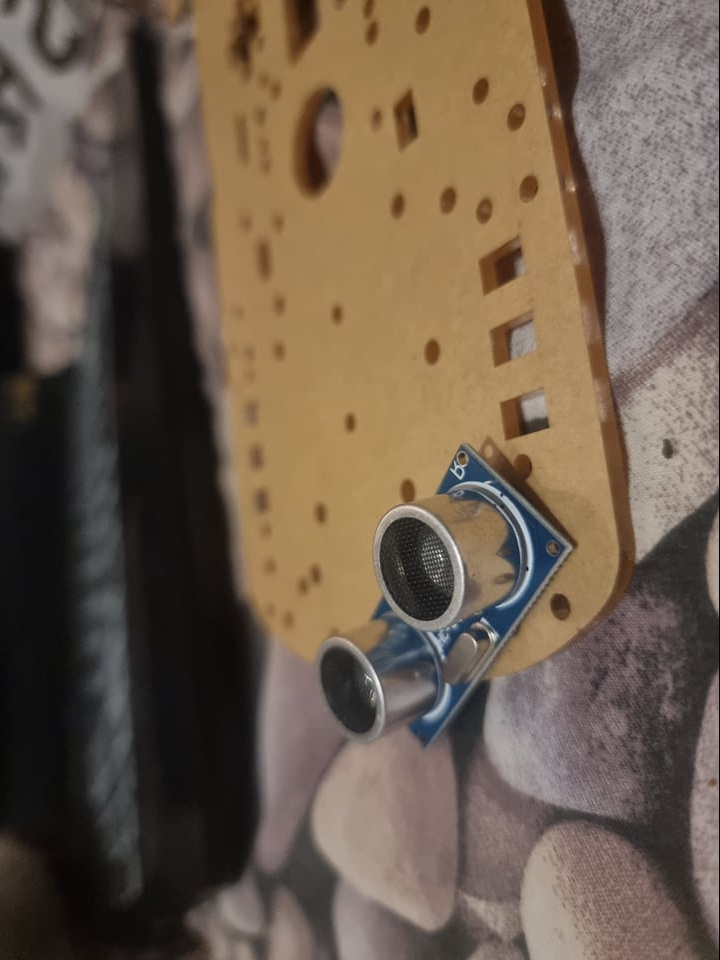
#> input picture data-augmentation/images/test/263971082_2169392249867592_454747525583500126_n-90-mirrored.jpg, 720 x 960 px, given as the content of the folder images/traindata/, which was not available
$ python augment.py
#> lines starting #> are read from the running program, lines starting #| are printed output that depends on the picture; pictures that were not available may be replaced by others from this repository, and a replacement may not be noted
import imutils
import cv2
import os
import re

anglelist = [0,90,180,270]

def imagedrehen(pathtoimage,pathout, name):
#> called with pathout = 'images/train/'
    image = cv2.imread(pathtoimage)
#> image is the input picture: shape (960, 720, 3); mean B, G, R 77.5, 92.5, 108.1
    for angle in anglelist:
        rotated = imutils.rotate_bound(image, angle)
        cv2.waitKey(0)
        cv2.imwrite(pathout+name[:-4] + '-' + str(angle) + '.jpg', rotated)
        print('image',name,'rotated',angle,'°')
#> this loop made 4 passes
#> pass 2, in imagedrehen, `rotated = imutils.rotate_bound(image, angle)`:
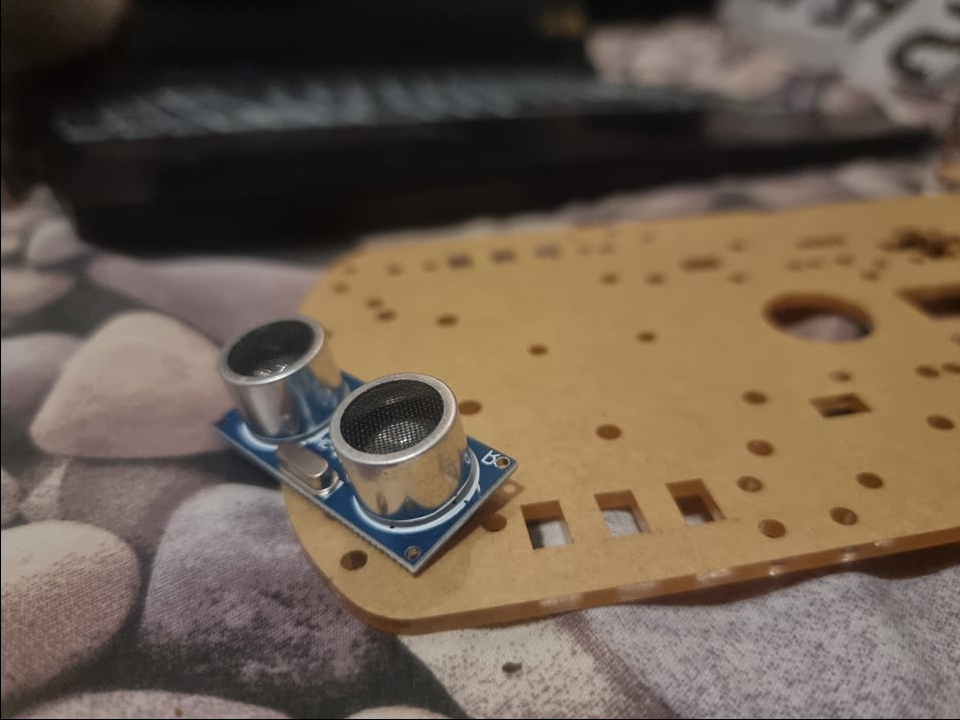
#> rotated: shape (720, 960, 3); mean B, G, R 77.4, 92.4, 108
#> pass 3, in imagedrehen, `rotated = imutils.rotate_bound(image, angle)`:
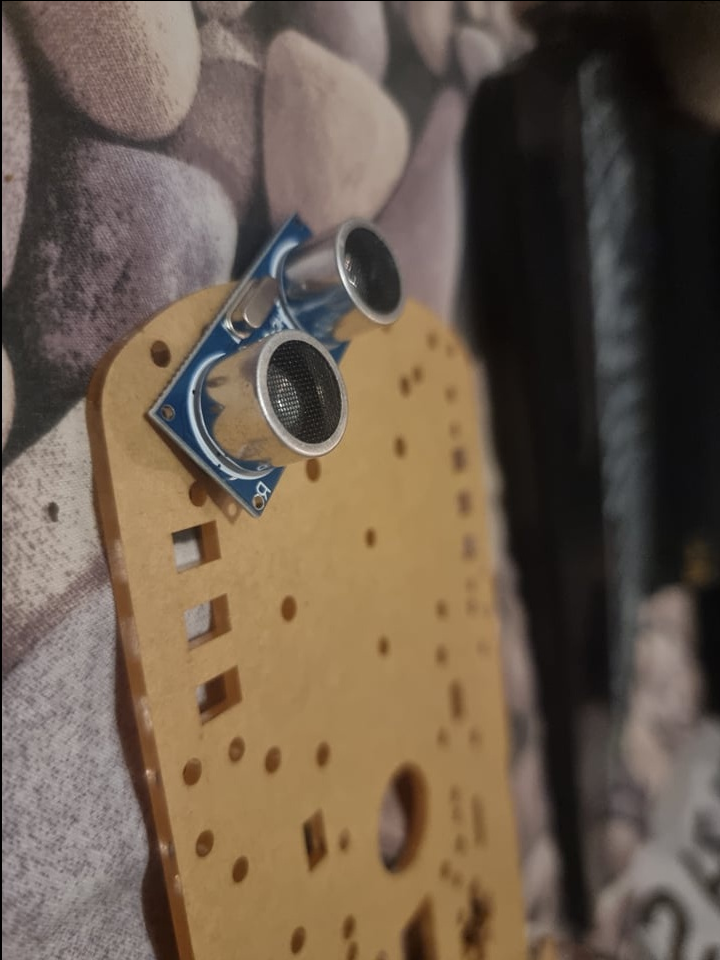
#> rotated: shape (960, 720, 3); mean B, G, R 77.4, 92.4, 107.9

# [207 lines left out: function xmldrehen, not called in this run]

def imagemirror(pathtoimage,pathout, name):
#> called with pathout = 'images/train/'
    image = cv2.imread(pathtoimage)
    rotated = cv2.flip(image, flipCode=1)
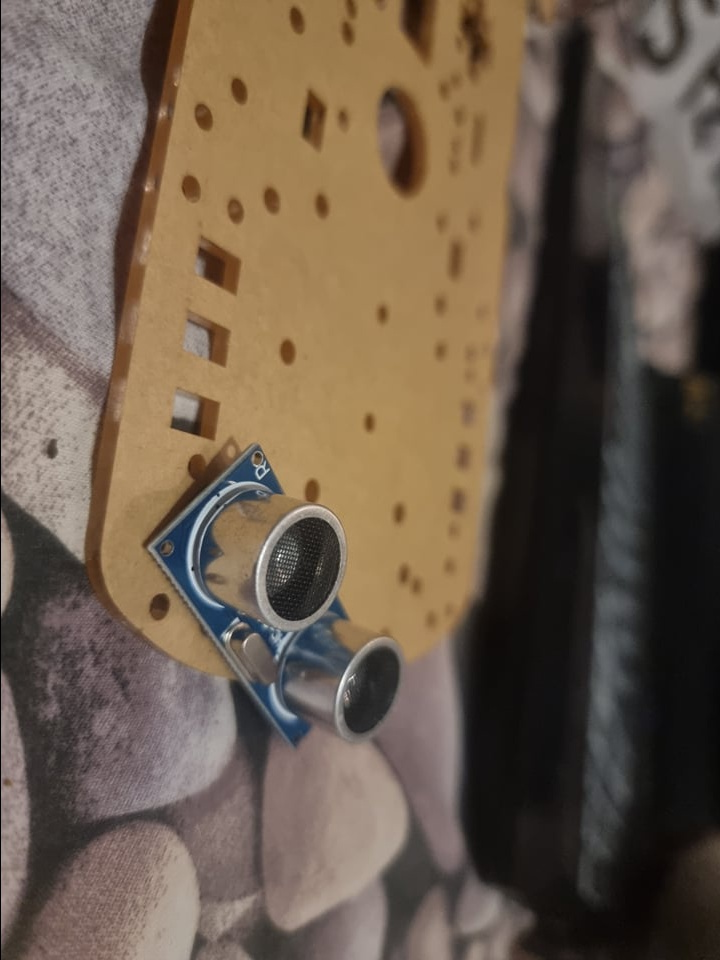
#> rotated: shape (960, 720, 3); mean B, G, R 77.5, 92.5, 108.1
    cv2.waitKey(0)
    cv2.imwrite(pathout + name[:-4] + '-' + 'mirrored' + '.jpg', rotated)
    print('image', name, ' mirrored')

# [70 lines left out: function xmlmirror, not called in this run]

outTest ='images/test/'
outTrain='images/train/'
testdata='images/testdata/'
traindata='images/traindata/'
#train images
# rotate images and xml
for file in os.listdir(traindata):
    if file.endswith('.jpg' or '.JPG' or '.png' or '.PNG'):
        imagedrehen(traindata+file, outTrain, file)
    if file.endswith('.xml'):
        xmldrehen(traindata+file,outTrain, file)

# mirror images and xml
for file in os.listdir(outTrain):
    if file.endswith('.jpg' or '.JPG' or '.png' or '.PNG'):
        imagemirror(outTrain+file,outTrain, file)
    if file.endswith('.xml'):
        xmlmirror(outTrain+file,outTrain, file)
#testImage
# rotate images and xml
for file in os.listdir(testdata):
    if file.endswith('.jpg' or '.JPG' or '.png' or '.PNG'):
        imagedrehen(testdata+file,outTest, file)
    if file.endswith('.xml'):
        xmldrehen(testdata+file,outTest, file)

# mirror images and xml
for file in os.listdir(outTest):
    if file.endswith('.jpg' or '.JPG' or '.png' or '.PNG'):
        imagemirror(outTest+file,outTest, file)
    if file.endswith('.xml'):
        xmlmirror(outTest+file,outTest, file)
#> pass 2 of the loop `for file in os.listdir(outTest):`:
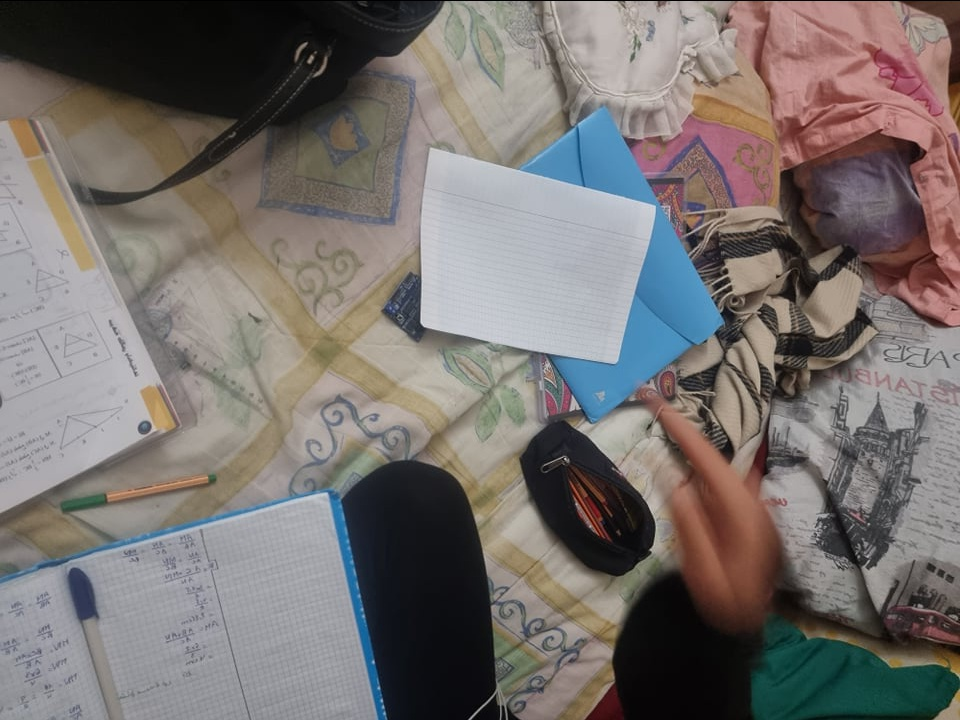
#> input picture data-augmentation/images/test/264976329_987930625452809_6461653531823804016_n-270-mirrored.jpg, 960 x 720 px
#> in imagemirror, image is the input picture: shape (720, 960, 3); mean B, G, R 110.4, 112.8, 118.6
#> in imagemirror (call 3), `rotated = cv2.flip(image, flipCode=1)`:
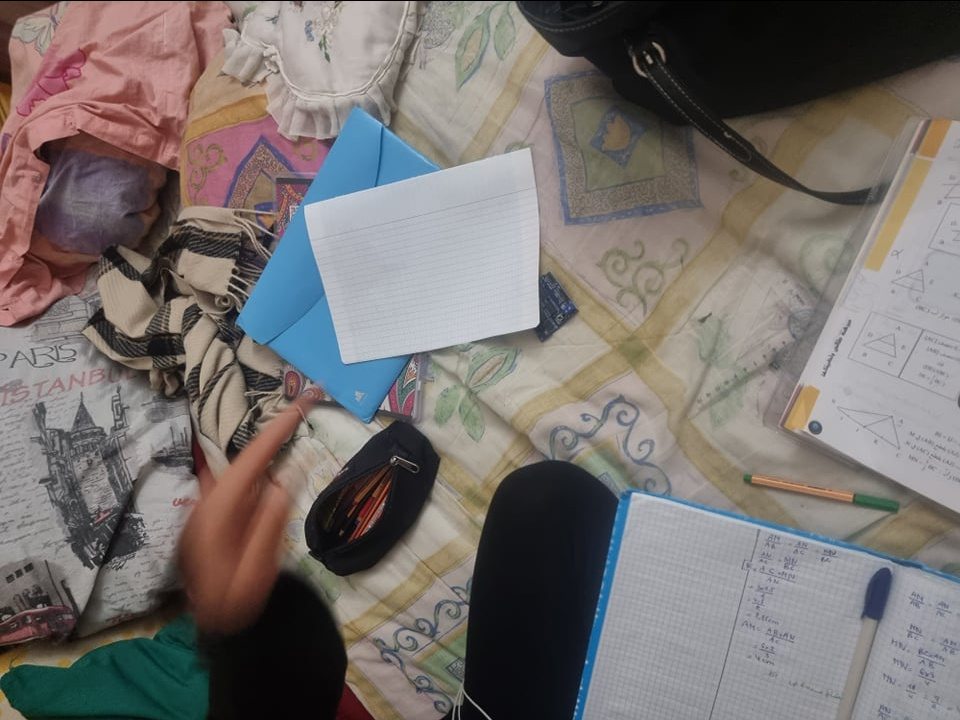
#> rotated: shape (720, 960, 3); mean B, G, R 110.4, 112.8, 118.6
#> pass 3 of the loop `for file in os.listdir(outTest):`:
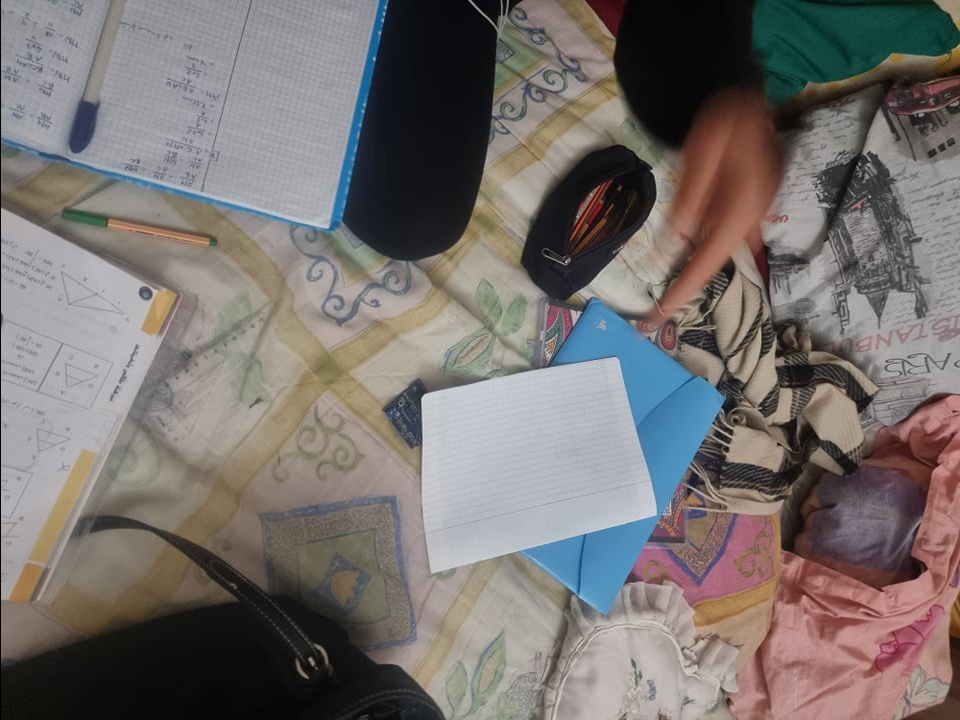
#> input picture data-augmentation/images/test/264976329_987930625452809_6461653531823804016_n-90.jpg, 960 x 720 px
#> in imagemirror, image is the input picture: shape (720, 960, 3); mean B, G, R 110.4, 112.8, 118.6
#> in imagemirror (call 4), `rotated = cv2.flip(image, flipCode=1)`:
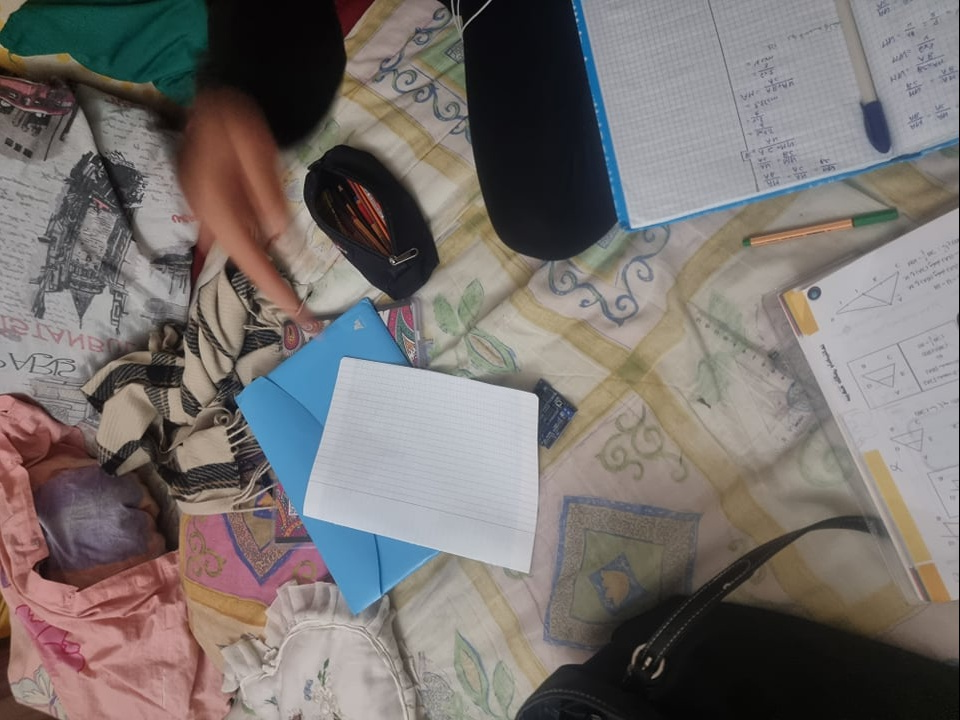
#> rotated: shape (720, 960, 3); mean B, G, R 110.4, 112.8, 118.6
#> the loop made 4 passes; the first 3 are shown


print('The dataset is now augmented by rotating and mirroring it.')
